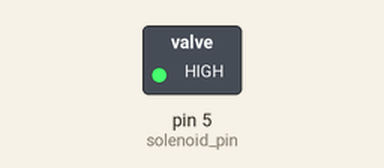
Recording of a sketch running on a simulated Arduino Uno, built with avr-gcc and run on an emulated ATmega328P. Parts: switched loads named in the sketch (green lamp = pin HIGH).

Above: at 0.7 s.
At 5.2 s:
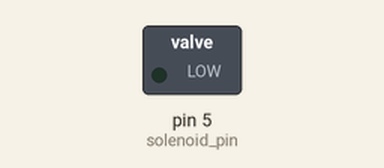
Timing chart, 0 to 7.1 s (numbered marks = the images above):
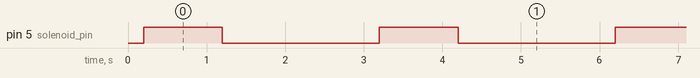

The sketch:

01_bobina.ino
```cpp
#define solenoid_pin 5

void setup() {
  delay(100);
  pinMode(solenoid_pin, OUTPUT);
  delay(100);
}

void loop() {
  digitalWrite(solenoid_pin, HIGH);
  delay(1000);
  digitalWrite(solenoid_pin, LOW);
  delay(2000);
}
```

Measured:
- by itself, pin 5 (solenoid_pin): alternates HIGH for 1.0 s and LOW for 2.0 s
